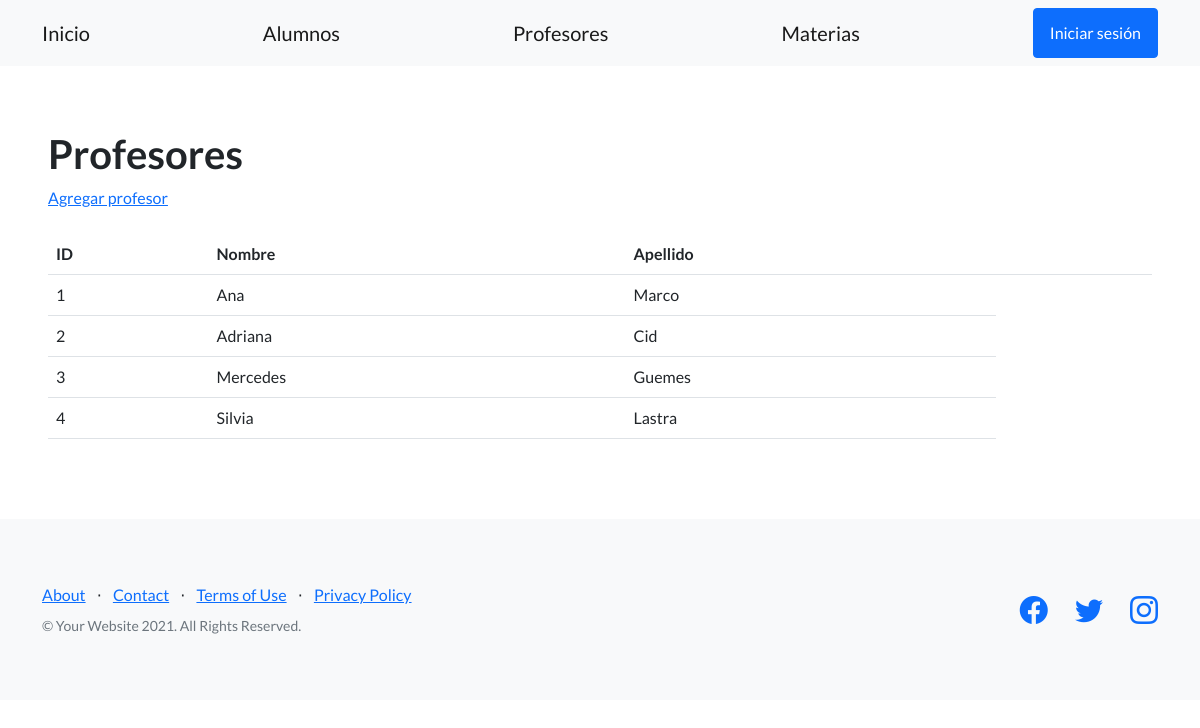
The app's page /app/profesores/ with its own data.
### app/models.py (models this page shows, shortened)
class Profesor(models.Model):
    nombre=models.CharField(max_length=50)
    apellido=models.CharField(max_length=50)
    email=models.EmailField()

### app/views.py (the view)
# urls.py: path('profesores/', listar_profesores, name="profesores"),
def listar_profesores(request):
    contexto = {
        "profesores": Profesor.objects.all(),
    }
    http_response= render(
        request=request,
        template_name='app/profesores.html',
        context=contexto,
    )
    return http_response

### app/templates/app/profesores.html
{% extends "app/base.html" %}
{% load static %}
{% block contenido %}
<section>
  <div>
    <h1>Profesores</h1>
    <a href="{% url 'agregar_profesor' %}">Agregar profesor</a>
    <br><br>
    <table class="table">
      <tbody>
        <tr>
          <th>ID</th>
          <th>Nombre</th>
          <th>Apellido</th>
          <th></th>
          <th></th>
        </tr>
        {% for profesor in profesores %}
        <tr>
          <td>{{ profesor.id }}</td>
          <td>{{ profesor.nombre }}</td>
          <td>{{ profesor.apellido }}</td>
        </tr>
        {% endfor %}
      </tbody>
    </table>
  </div>
</section>
{% endblock contenido %}

### records on screen
Profesor: id "1", nombre "Ana", apellido "Marco"
Profesor: id "2", nombre "Adriana", apellido "Cid"
Profesor: id "3", nombre "Mercedes", apellido "Guemes"
Profesor: id "4", nombre "Silvia", apellido "Lastra"
